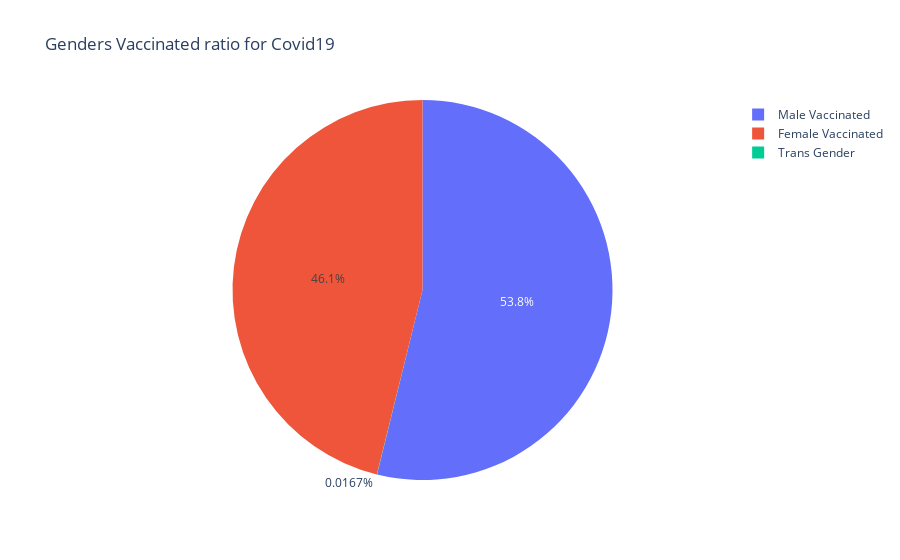

Write notebook code for a chart like this one.
### Code cell
male = df_vaccine["Male(Individuals Vaccinated)"].iloc[142]
female = df_vaccine["Female(Individuals Vaccinated)"].iloc[142] 
trans = df_vaccine["Transgender(Individuals Vaccinated)"].iloc[142]
px.pie(names=["Male Vaccinated","Female Vaccinated","Trans Gender"],values=[male,female,trans],title="Genders Vaccinated ratio for Covid19")

### Figure 1 — Plotly figure (JSON) as saved in the notebook; plotly's stock layout.template omitted (floating-point values rounded to 4 significant figures)
{"data": [{"domain": {"x": [0, 1], "y": [0, 1]}, "hovertemplate": "label=%{label}<br>value=%{value}<extra></extra>", "labels": ["Male Vaccinated", "Female Vaccinated", "Trans Gender"], "legendgroup": "", "name": "", "showlegend": true, "type": "pie", "values": [100656406, 86246094, 31271]}], "layout": {"legend": {"tracegroupgap": 0}, "title": {"text": "Genders Vaccinated ratio for Covid19"}, "autosize": true}}
